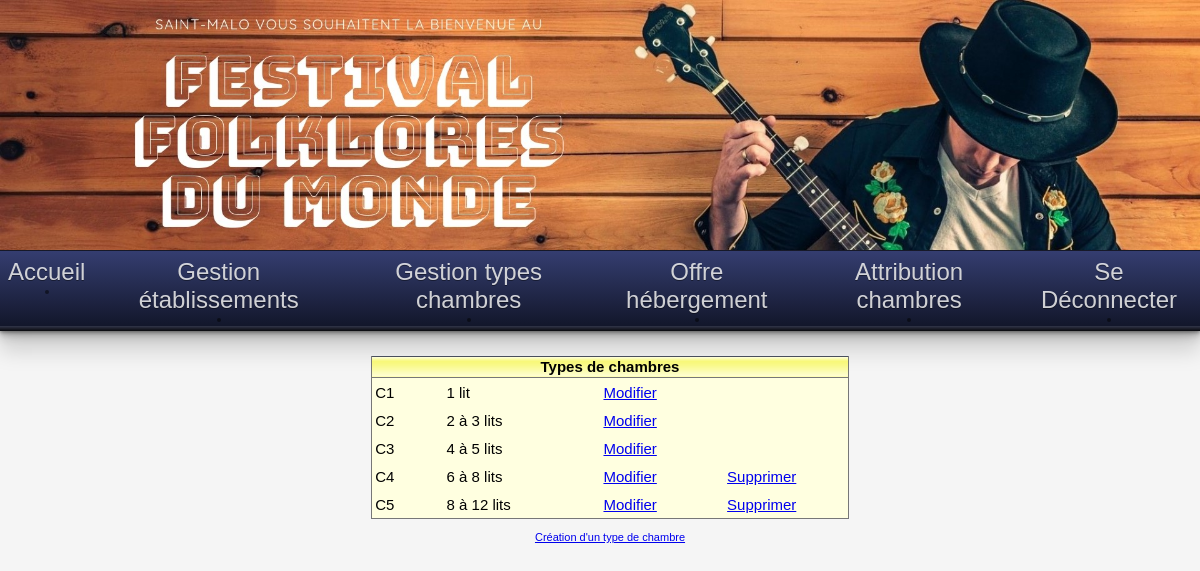
/index.php?uc=gestTypesChambres (signed in), run on the app's committed database.
### tables this page shows
CREATE TABLE IF NOT EXISTS `typechambre` (
  `id` char(2) NOT NULL,
  `libelle` varchar(15) NOT NULL,
  PRIMARY KEY (`id`)
);

### modele/class.pdofestival.inc.php (called while the page is built, shortened)
<?php
class PdoFestival
{
    private static $serveur = 'mysql:host=localhost';
    private static $bdd = 'dbname=festival';
	private static $port = 'port=3307';
    private static $user = 'festival';
    private static $mdp = '';
    private static $monPdo;
    private static $monPdoFestival = null;
    private function __construct()
    {
		try{
			PdoFestival::$monPdo = new PDO(
				PdoFestival::$serveur . ';' . PdoFestival::$port . ';' . PdoFestival::$bdd,
				PdoFestival::$user,
				PdoFestival::$mdp
			);
		}catch(Exception $ex)
		{
			echo $ex->getMessage();
		}
        PdoFestival::$monPdo->query('SET CHARACTER SET utf8');
    }
    public static function getPdoFestival()
    {
        if (PdoFestival::$monPdoFestival == null) {
            PdoFestival::$monPdoFestival = new PdoFestival();
        }
        return PdoFestival::$monPdoFestival;
    }
    public function obtenirReqTypesChambres()
    {
        $requetePrepare = PdoFestival::$monPdo->prepare(
            'SELECT * FROM TypeChambre'
        );
        $requetePrepare->execute();
        return $requetePrepare->fetchAll();
    }
    public function existeAttributionsTypeChambre($id)
    {
        $requetePrepare = PdoFestival::$monPdo->prepare(
            'SELECT * FROM Attribution WHERE idTypeChambre=:unId'
        );
        $requetePrepare->bindParam(':unId', $id, PDO::PARAM_STR);
        $requetePrepare->execute();
        return $requetePrepare->fetchAll();
    }
}

### vues/GestionTypesChambres/v_ObtenirTypesChambres.php (the view, shortened to what this page needs)
<br>
<table width="40%" cellspacing="0" cellpadding="0" class="tabNonQuadrille">
    <tr class="enTeteTabNonQuad">
        <td colspan="4"><strong>Types de chambres</strong></td>
    </tr>
    <?php
    foreach ($lesTypesChambres as $unTypeChambre) {
        $id = $unTypeChambre['id'];
        $libelle = $unTypeChambre['libelle'];
        ?>
        <tr class="ligneTabNonQuad">
            <td width="15%"><?= $id ?></td>
            <td width="33%"><?= $libelle ?></td>
            <td width="26%" align="center">
                <a href="?uc=gestTypesChambres&action=demanderModifierTypeChambre&id=<?= $id ?>">Modifier</a>
            </td>
            <?php
            if (!$pdo->existeAttributionsTypeChambre($id)) {
                ?>
                <td width="26%" align="center">
                    <a href="?uc=gestTypesChambres&action=demanderSupprimerTypeChambre&id=<?= $id ?>">Supprimer</a>
                </td>
                <?php
            } else {
                ?>
                <td width="26%">&nbsp; </td>
                <?php
            }
            ?>
        </tr>
        <?php
    }
    ?>
</table><br>
<a href="?uc=gestTypesChambres&action=demanderCreerTypeChambre">Création d'un type de chambre</a>

### css/cssGeneral.css (style rules this page uses)
body { margin:0; overflow: hidden; overflow-y: scroll; }
.basePage { background-color:whitesmoke; color:black; font:11px Arial, Helvetica, sans-serif; }
.basePage * { margin:0 auto; text-align: center; }
td,tr,div,p { font:11px Arial, Helvetica, sans-serif; }
table.tabNonQuadrille { background-color:#FFFFC0; color:black; border-bottom:1px solid #777777; border-right:1px solid #777777; border-left:1px solid #777777; border-top:1px #777777; }
tr.enTeteTabNonQuad td { background-image:url('../images/xpBarre.jpg'); background-color:#FFFFC0; color:black; height:21px; text-align:center; border-bottom:1px solid #777777; }
tr.ligneTabNonQuad td { background-color:#FFFFE0; color:black; text-align:left; height:28px; padding-left:3px; }
.tabNonQuadrille * { font-size: 15px; }

### data on the page
typechambre: id "C1", libelle "1 lit"
typechambre: id "C2", libelle "2 à 3 lits"
typechambre: id "C3", libelle "4 à 5 lits"
typechambre: id "C4", libelle "6 à 8 lits"
typechambre: id "C5", libelle "8 à 12 lits"

### other printed values
$nom "Accueil Gestion établissements Gestion types chambres Offre hébergement Attribution chambres Se Déconnecter"
